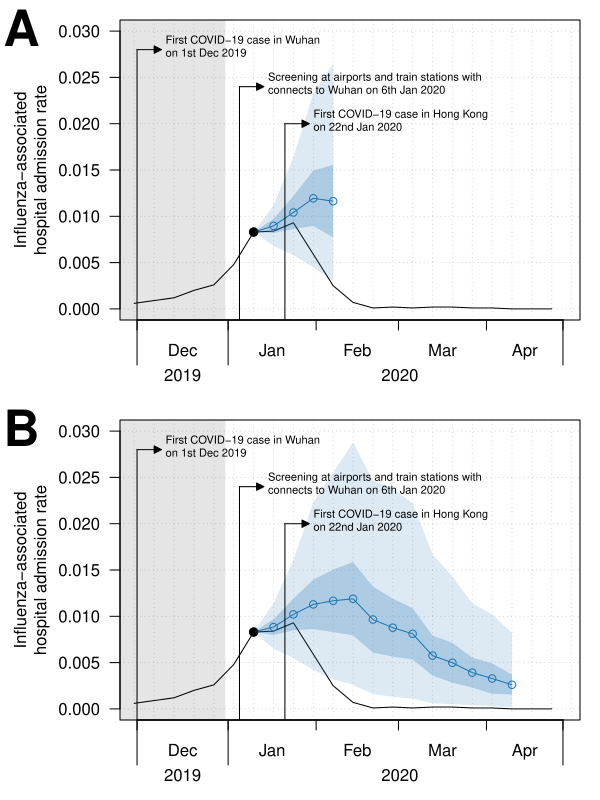

The R source for this figure:





#
#--- SETUP ---
#





load(list.files("data", "HK_flu_reg", full.names = T))
load(list.files("data", "hosp_data", full.names = T))
source("program/hosp/20230628_reg_sep_fore_Xw_fx.R")





f.yr = 2020
models = c("WIS", "RMSE", "LNQ", "MAE")





data = merge(
  x     = data,
  y     = hosp.data,
  by.x  = c("WeekEnd", "Year", "Week"),
  by.y  = c("weekend", "year", "week"),
  all.y = T
)
data[, "ILIpS"] = round(data[, "admission.1e6"])





#
#--- PLOT SETTNG ---
#





t.lim = c(decimal_date(as.Date("2019-12-01")), f.yr + 0.325)

data[, "t"] = decimal_date(data[, "WeekEnd"])
data = subset(data, t >= decimal_date(as.Date("2019-12-01")-7) & t <= t.lim[2]) 

axis.m = seq(as.Date(sprintf("%d-01-02", f.yr)), by = "month", length.out = 24)
axis.t = c(t.lim[1], decimal_date(axis.m), t.lim[2])

axis.t = axis.t[order(axis.t)]
axis.t = axis.t[axis.t <= t.lim[2]]

axis.t.label = head(month.abb[month(date_decimal(axis.t))], -1)
# axis.t.label = sprintf("%s %d", axis.t.label, head(year(date_decimal(axis.t)), -1) )



event.fx = function(event, event.t, event.y, ...) {
  text(x = event.t, y = event.y, labels = event, pos = 4, ...)
  segments(x0 = event.t, y0 = -100, y1 = event.y)
  shape::Arrows(
    x0 = event.t, 
    x1 = event.t + 0.02, 
    y0 = event.y, 
    y1 = event.y, 
    arr.type = "triangle", 
    arr.length = 0.15,
    arr.width = 0.15
  )
}





#
#--- PLOT ---
#





pdf(
  height = 8, 
  width  = 6, 
  file   = file.fx("Fig3_short_long_forec.pdf")
)


# windows(width = 12, height = 16)
# quartz(width = 8, height = 8)
par(mfrow = c(2, 1), mar = c(4,6,1,1), las = 1, mgp = c(4,1,0))



for (f.period in c(4, 13)) {
  
  # f.period = 13
  load(list.files("program/hosp/", sprintf("reg_sep_fore_%02dw_%d_forecast.Rdata", f.period, f.yr), full.names = T))
  f.list = f.list[1:4]
  
  
  
  k = 3
  # same for every plot
  plot(
    ILIpS/1e4 ~ t, data = data,
    ylim = c(0, 0.03), xlim = t.lim,
    ylab = "", #, bquote("      Influenza-associated\nhospital admission ( per"~10^6~")"),
    xlab = "",
    type = "l", xaxt = "n", yaxt = "n" #, ann = F
  )
  axis(2, at = seq(0, 0.03, 0.005))
  
  if (k == 1) {
    title = sprintf("Forecast 1-%s weeks ahead in %s", f.period, f.yr)
    mtext(
      text = bquote(bold(.(title))), 
      side = 3, 
      line = 1.5, 
      outer = TRUE
    )
  }
  
  axis(1, at = axis.t, labels = NA)
  
  axis(1, at = axis.t[c(1,2,length(axis.t))], labels = NA, tck = -0.15)
  axis(1, at = head(axis.t, -1) + diff(axis.t)/2, labels = axis.t.label, tick = F)
  axis(1, at = quantile(head(axis.t, -1) + diff(axis.t)/2, c(0, 0.625)), labels = 2019:2020, line = 1.25, tick = F)
  
  
  polygon.fx(t = c(f.yr-1, f.yr), LB = -1e4, UB = 1e4, col = alpha(1, 0.1))
  axis.w = decimal_date(seq(min(data[1, "WeekEnd"]), by = "week", length.out = 100))
  abline(v = axis.w, col = alpha(1, 0.2), lty = 3)
  abline(h = seq(0, 0.03, 0.005), col = alpha(1, 0.2), lty = 3)
  
  
  
  # start loop 
  i = 1
  m.i = models[[i]]
  
  f.list.k = f.list[[k]]
  
  forec.y.ki = f.list.k[["result"]][[m.i]][["forec"]][["pred.y.sum"]]
  forec.y.ki[, "PI.LB"] = forec.y.ki[, "PI.2.5%"]
  forec.y.ki[, "PI.UB"] = forec.y.ki[, "PI.97.5%"]
  
  forec.y.ki[, "fit.mean.LB"] = with(forec.y.ki, fit.mean + qnorm(0.025) * fit.mean.se)
  forec.y.ki[, "fit.mean.UB"] = with(forec.y.ki, fit.mean + qnorm(0.975) * fit.mean.se)
  
  
  
  current.w = subset(data, WeekEnd == unique(forec.y.ki[, "WeekEnd"]) - 7)
  current.w = with(
    current.w, {
      data.frame(
        "WeekEnd"     = WeekEnd,
        "fore"        = 0,
        "f.WeekEnd"   = WeekEnd,
        "f.obs"       = ILIpS,
        "fit.mean"    = ILIpS,
        "fit.mean.LB" = ILIpS,
        "fit.mean.UB" = ILIpS,
        "PI.LB"       = ILIpS,
        "PI.UB"       = ILIpS
      )
    }
  )
  
  forec.y.ki = bind_rows(current.w, forec.y.ki)
  forec.y.ki[, "t"] = decimal_date(forec.y.ki[, "f.WeekEnd"])
  # for ( x in grep("fit|PI", colnames(forec.y.ki)) ) {
  #   forec.y.ki[, x] = forec.y.ki[, x] / 1e4
  # }
  points(fit.mean / 1e4 ~ t, data = forec.y.ki, col = col.fx(i), pch = i)
  lines(fit.mean / 1e4 ~ t, data = forec.y.ki, col = col.fx(i), lty = i)
  with(forec.y.ki, polygon.fx(t, PI.LB / 1e4, PI.UB / 1e4, col = col.fx(i, 0.15)))
  points(fit.mean / 1e4 ~ t, data = head(forec.y.ki, 1), col = 1, lwd = 2, pch = 19)
  
  with(forec.y.ki, polygon.fx(t, fit.mean.LB / 1e4, fit.mean.UB / 1e4, col = col.fx(i, 0.25)))
  
  
  if (f.period == 4) {
    mtext("A", side = 3, line = -1.5, adj = -0.275, font = 2, cex = 3)
  } else {
    mtext("B", side = 3, line = -1.5, adj = -0.275, font = 2, cex = 3)
  }
  
  
  
  event.fx(
    event   = "      First COVID-19 case in Wuhan\n      on 1st Dec 2019",
    event.t = decimal_date(as.Date("2019-12-01")),
    event.y = 0.028,
    cex     = 0.65
  )
  
  
  event.fx(
    event   = "      Screening at airports and train stations with\n      connects to Wuhan on 6th Jan 2020",
    event.t = decimal_date(as.Date("2020-01-06")),
    event.y = 0.024,
    cex     = 0.65
  )
  
  event.fx(
    event   = "      First COVID-19 case in Hong Kong\n      on 22nd Jan 2020",
    event.t = decimal_date(as.Date("2020-01-22")),
    event.y = 0.020,
    cex     = 0.65
  )
  
  mtext(bquote("Influenza-associated"), side = 2, line = 4.5, outer = F, las = 0)
  mtext(bquote("hospital admission rate"), side = 2, line = 3.5, outer = F, las = 0)
  
}

dev.off()





#
#--- END ---
#
